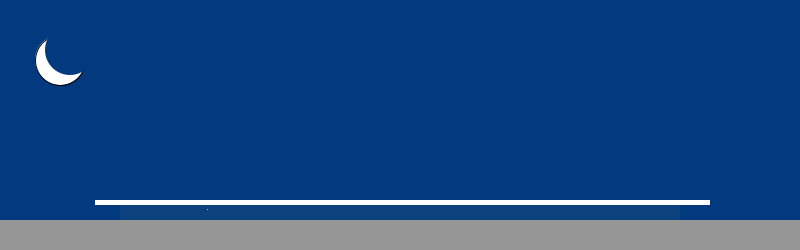
Frame 1 (no input)
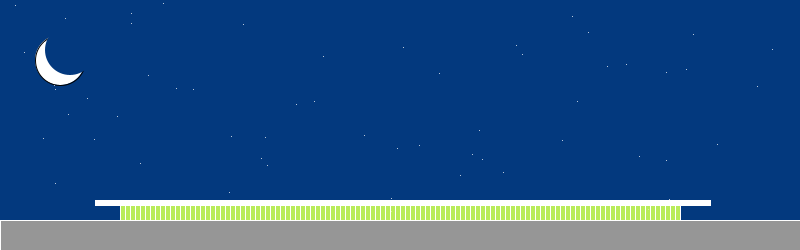
Frame 60 (the mouse pressed at the canvas centre just before this capture)
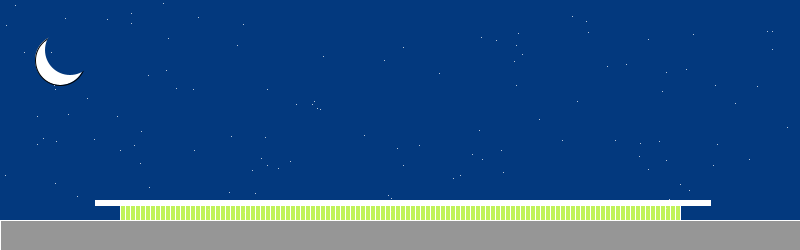
Frame 120 (the mouse held since frame 60 and released just before this capture)

The Processing sketch that drew these frames (run headless with seeded random() and noise(); from frame 60 on, the mouse is pressed at the canvas centre):

// Processing sketch: processing_107349
// ── processing_107349.pde

void setup(){
size(800,250);
background(3,57,126);

 // Lua
    fill(255);
    ellipse(60,60,50,50);
    
    // Tornando MEIA LUA
    noStroke();
    fill(3,57,126);
    ellipse(70,50,50,50);
    

}

void draw(){
  
  
  // Janelas
  
  fill(213,255,77,10);
rect(120,200,560,20);  

  // Borda

fill(255);
rect(95,200,615,5);    

  // Cubo
  
 int a;
 for (a=120; a<680; a=a+5) 
  line(a,205,a,220);
  
  
  int x;
  int y;
  
frameRate (15);



  fill(random(0,250),mouseX/4,mouseY);
for (y=100; y<mouseY-50; y=y+20)
for (x=100; x<mouseX-100; x=x+20)


rect (x,y,20,20);


    // Chão
    
    fill(150);
    rect(0,220,800,300);

    // Estrelas
    

   
    stroke(255);
    point(random(0,800),random(0,220));
    
    
   

}
